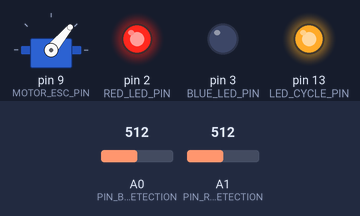
The sketch below on a simulated Arduino Uno, built with avr-gcc and run on an emulated ATmega328P. Parts: servo, output pins drawn as LEDs (lit = HIGH). The test bench sets the inputs (shaded band); at power-on: A0 (PIN_BLUE_WATER_DETECTION) = 512, A1 (PIN_RED_WATER_DETECTION) = 512. What the sketch prints to the serial monitor is not drawn.

Above: at 9.2 s.
9.3 s: A0 (PIN_BLUE_WATER_DETECTION) set to 941
12.3 s: A0 (PIN_BLUE_WATER_DETECTION) set to 968
At 14.1 s:
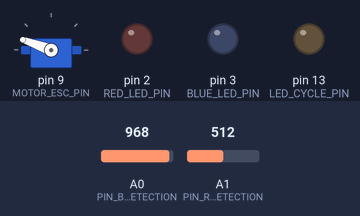
14.4 s: A1 (PIN_RED_WATER_DETECTION) set to 940
17.4 s: A1 (PIN_RED_WATER_DETECTION) set to 960
At 17.8 s:
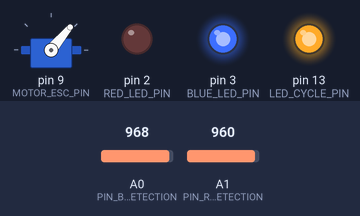
20.4 s: A0 (PIN_BLUE_WATER_DETECTION) set to 940
At 21.5 s:
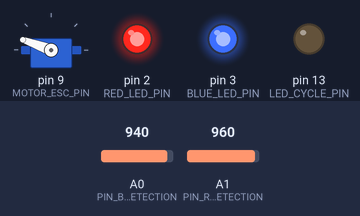
22.4 s: A1 (PIN_RED_WATER_DETECTION) set to 900
At 22.8 s:
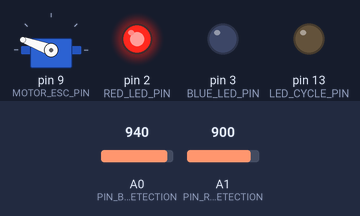
Timing chart, 0 to 30.1 s (numbered marks = the images above; inputs shaded):
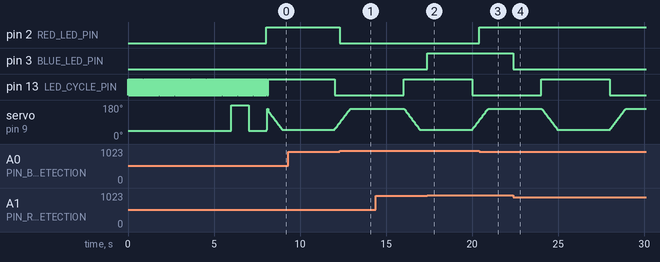

Measured:
- the behaviour switches between 949 and 950 on A0 (PIN_BLUE_WATER_DETECTION) (found by bisection; images 0 and 1)
- the behaviour switches between 949 and 950 on A1 (PIN_RED_WATER_DETECTION) (found by bisection; images 1 and 2)
- after the input at 12.3 s, pin 2 (RED_LED_PIN): HIGH → LOW at once
- after the input at 17.4 s, pin 3 (BLUE_LED_PIN): LOW → HIGH at once
- after the input at 20.4 s, pin 2 (RED_LED_PIN): LOW → HIGH at once
- after the input at 22.4 s, pin 3 (BLUE_LED_PIN): HIGH → LOW at once

The sketch:

respiratory_demo1.ino
```cpp
// (licence header left out)
/* Principes
 *
 *  The software is part of an open source respiratory assisting system, also called CPAP / PEEP / BiPAP
 *  An hardware containing a pump, a pressure detector (columb of water) and LEDs
 *
 *  The Arduino (UNO or Nano) controls an ESC (RC brushless controller) for the pump motor.
 *  The brushless pumps air with a pressure of few cm H2O, and a debit of few dozen of liters per minute.
 *  The pressure measurement is made with a column of water and simple level detectors (conduction between imerged wires).
 *  Pressure setting is made with the position of imerged wires (future)
 *
 *  Future evolution ideas are:
 *  Adding a valve on exhaust
 *  Adding a simple way for setting time
 *
 */

#include <EEPROM.h>
#include <Servo.h>
Servo myservo;  // create servo object to control a servo

// Hardware definitione
#define LED_CYCLE_PIN 13
#define RED_LED_PIN 2
#define BLUE_LED_PIN 3
#define MOTOR_ESC_PIN 9
#define PIN_RED_WATER_DETECTION A1
#define PIN_BLUE_WATER_DETECTION A0

// Globals
uint32_t mem_millis;
#define TICK_TIME 25 // every 25s, the process is checked
#define INSPIRATE_TIME_SEC  4 // time in seconds, duration of halph breath cycle
#define EXPIRATE_TIME_SEC  4

uint16_t cycleProgressTime; // time in "tick"
uint16_t cycleStep; // right now, only 2 steps: inspirate and expirate
byte waterLevel; // 2 bits logic, the level detectors
uint16_t lev1,lev2; // reading on analog pins detecting flow level
byte motorTargetValue;
#define ACCEL_VAL 3

void delayClignote(int32_t ms){ // delay with blinking LED (used during init of ESC motor controller)
  while (ms>0){
    digitalWrite(LED_CYCLE_PIN,1);
    ms-=30;
    delay(30);
    digitalWrite(LED_CYCLE_PIN,0);
    ms-=30;
    delay(30);
  }
}

void manange_motor(void){ // smooth motor speed change
  static uint8_t currentMotorOutVal;
  if (currentMotorOutVal<motorTargetValue){
      currentMotorOutVal+=ACCEL_VAL;
      if (currentMotorOutVal>motorTargetValue) currentMotorOutVal=motorTargetValue;
  }else   if (currentMotorOutVal>motorTargetValue){
      if (currentMotorOutVal<=ACCEL_VAL)currentMotorOutVal=0 ;
      else   currentMotorOutVal-=ACCEL_VAL;
      if (currentMotorOutVal<motorTargetValue) currentMotorOutVal=motorTargetValue;
  }
  myservo.write( currentMotorOutVal );
}

// Standard functions
void setup() {
  Serial.begin(57600);
  pinMode(LED_CYCLE_PIN, OUTPUT);
  digitalWrite(PIN_BLUE_WATER_DETECTION,1); // activate pull-up
  digitalWrite(PIN_RED_WATER_DETECTION,1); // activate pull-up
  pinMode(BLUE_LED_PIN,OUTPUT);
  pinMode(RED_LED_PIN,OUTPUT);
  Serial.println("Respirator");
  myservo.attach(MOTOR_ESC_PIN);  // attaches the servo on pin 9 to the servo object

  myservo.write( 44 ); // ESC start sequence: throttle at 0 position (44/255) during long time
  delayClignote(6000); // wait 6 seconds
  myservo.write( 240 ); // throttle at full speed (240/255)
  delayClignote(1000);
  myservo.write( 44 );// throttle back to zero (44/255)
  delayClignote(1000);
}

void loop() {
  if ( (millis()-mem_millis)>=TICK_TIME){
    mem_millis+=TICK_TIME;
    manange_motor();
    cycleProgressTime++;
    if (cycleProgressTime >= (INSPIRATE_TIME_SEC * (1000/TICK_TIME) ) )cycleStep=1;
    else cycleStep=0;
    if (cycleProgressTime >= ((INSPIRATE_TIME_SEC +EXPIRATE_TIME_SEC) * (1000/TICK_TIME) ) )cycleProgressTime=0;
  }

  lev1=analogRead(PIN_BLUE_WATER_DETECTION);
  lev2=analogRead(PIN_RED_WATER_DETECTION);
  waterLevel=0;
  if (lev1<950){ //
    digitalWrite(RED_LED_PIN,1);
    waterLevel|=0x1;
  }  else {
    digitalWrite(RED_LED_PIN,0);
  }
  if (lev2<950){
    digitalWrite(BLUE_LED_PIN,0);
    waterLevel|=0x02;
  }  else {
    digitalWrite(BLUE_LED_PIN,1);
  }

  switch(cycleStep){
    default:cycleStep=0; // in case of cycle error
    case 0:
      digitalWrite(LED_CYCLE_PIN,1);
      motorTargetValue=50;
    break;
    case 1:
      digitalWrite(LED_CYCLE_PIN,0);
      motorTargetValue=160;
    break;
  }
}
```
